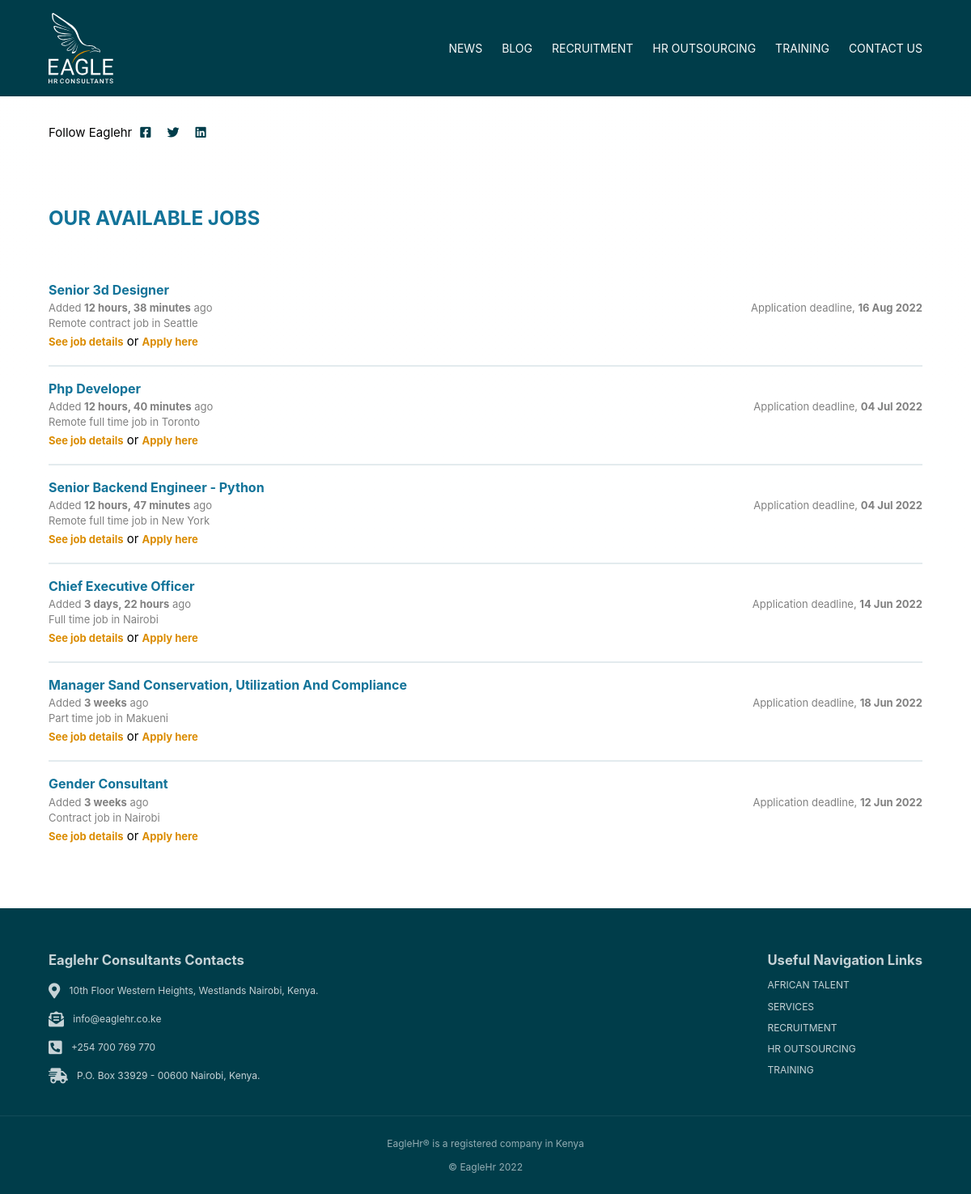
The app's page /jobs/, older data.
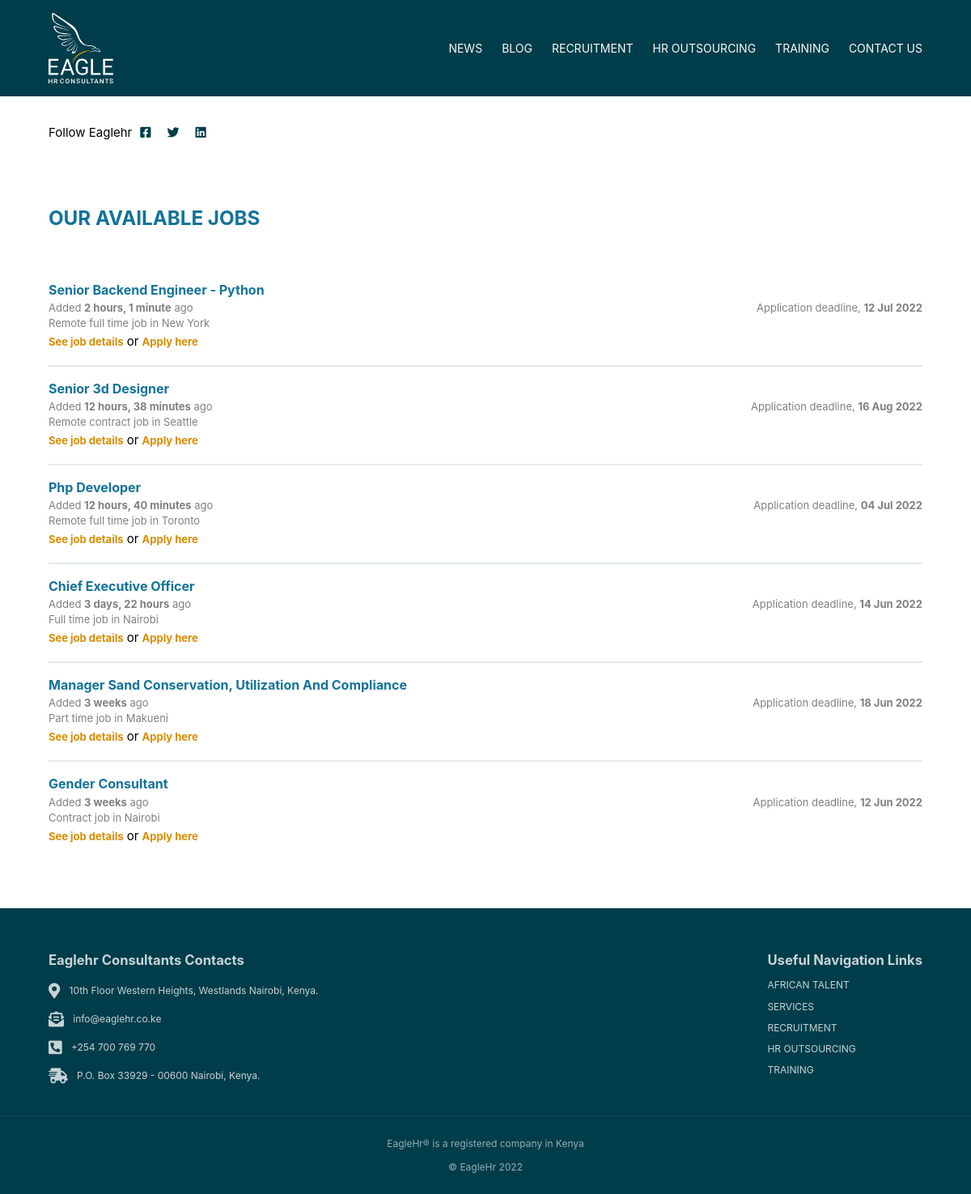
The same page, newer data.
### jobs/models.py (models this page shows, shortened)
class Post(models.Model):
    category = models.ForeignKey(Category, on_delete=models.CASCADE)
    location = models.ForeignKey(Location, on_delete=models.CASCADE)
    type = models.ForeignKey(JobType, on_delete=models.CASCADE)
    title = models.CharField(max_length=255)
    content = RichTextField()
    slug = models.SlugField(max_length=255, unique=True)
    date_created = models.DateTimeField(default=timezone.now)
    apply_by_date = models.DateTimeField(default=timezone.now)
    updated_on = models.DateTimeField(auto_now=True)
    author = models.ForeignKey(User, default=0,
                               on_delete=models.CASCADE)
    active = models.BooleanField(
        default=False, help_text='Select to publish this job on the job portal page. De-select to hide this job.')
    class Meta:
        ordering = ['-date_created', 'author']

class JobType(models.Model):
    type_of_job = models.CharField(max_length=255)
    def __str__(self):
        return self.type_of_job
    class Meta:
        verbose_name_plural = 'Job types'

class Location(models.Model):
    location = models.CharField(max_length=255)
    def __str__(self):
        return self.location

### jobs/views.py (the view)
# urls.py: path('', views.job_list, name="jobs-list"),
def job_list(request):
    query = request.GET.get('query')
    context = {
        "title": f"Sharing sought after python and django tips and tricks for web development. Here to help you upskill your web development in {current_year}"}
    posts = Post.objects.all().filter(active=1)
    paginator = Paginator(posts, per_page)
    page_number = request.GET.get('page')
    page_obj = paginator.get_page(page_number)
    context["page_obj"] = page_obj
    context["count"] = len(list(posts))
    return render(request, 'jobs/index.html', context)

### templates/jobs/index.html
{% extends "sitewide/base.html" %}
{% load static %}
{% block content %}
<div class="all-jobs width">
  <h1>Our available jobs</h1>
  <div class="jobs-container">
    {% for post in page_obj %}
      <section class="job-list">
        <article class="job-article">
            <h2>{{ post.title | safe | title }}</h2>
            <div class="post-apply-by side-by-side">
                <div><span>Added <strong>{{ post.date_created | timesince }}</strong> ago</span></div>
                <div><span>Application deadline, <strong>{{ post.apply_by_date |date:"d M Y" }}</strong></span></div>
            </div>
            <div class="location-job-type">
                <div><span>{{ post.type }} job in {{ post.location }}</span></div>
            </div>
            <div><a href="{{ post.slug }}"><span>See job details</span></a> or <a href="apply/{{ post.id }}"><span>Apply here</span></a></div>
        </article>
      </section>
    {% endfor %}
  </div>
</div>
{% endblock content %}

Row changes from the older to the newer data that the page shows:
changed Post "Senior Backend Engineer - Python": date_created "12 hours, 47 minutes" → "2 hours, 1 minute"; apply_by_date "04 Jul 2022" → "12 Jul 2022"; moves up the list
